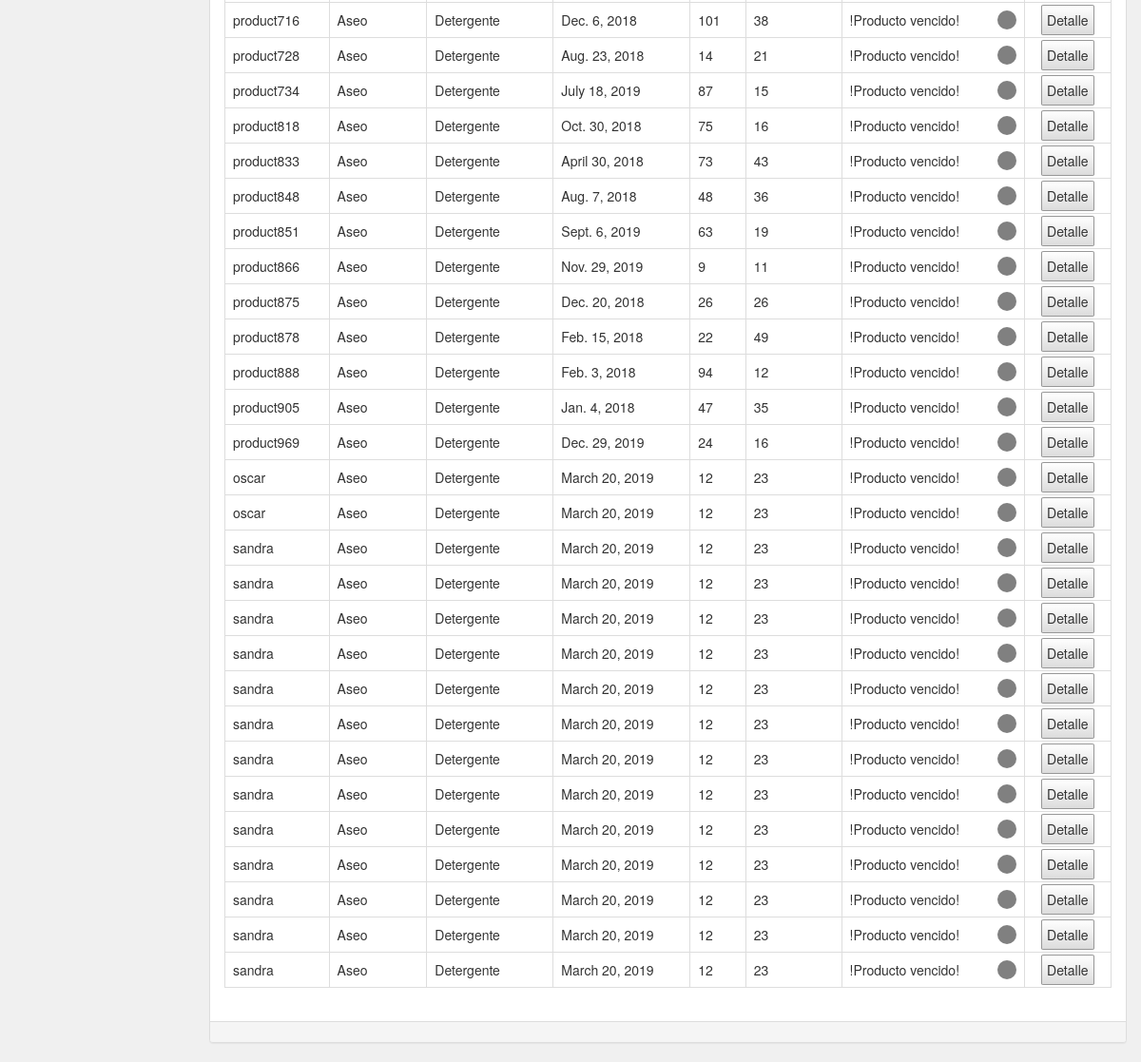
The app's page /catalog/subcategory/4 (signed in, lower part), older data.
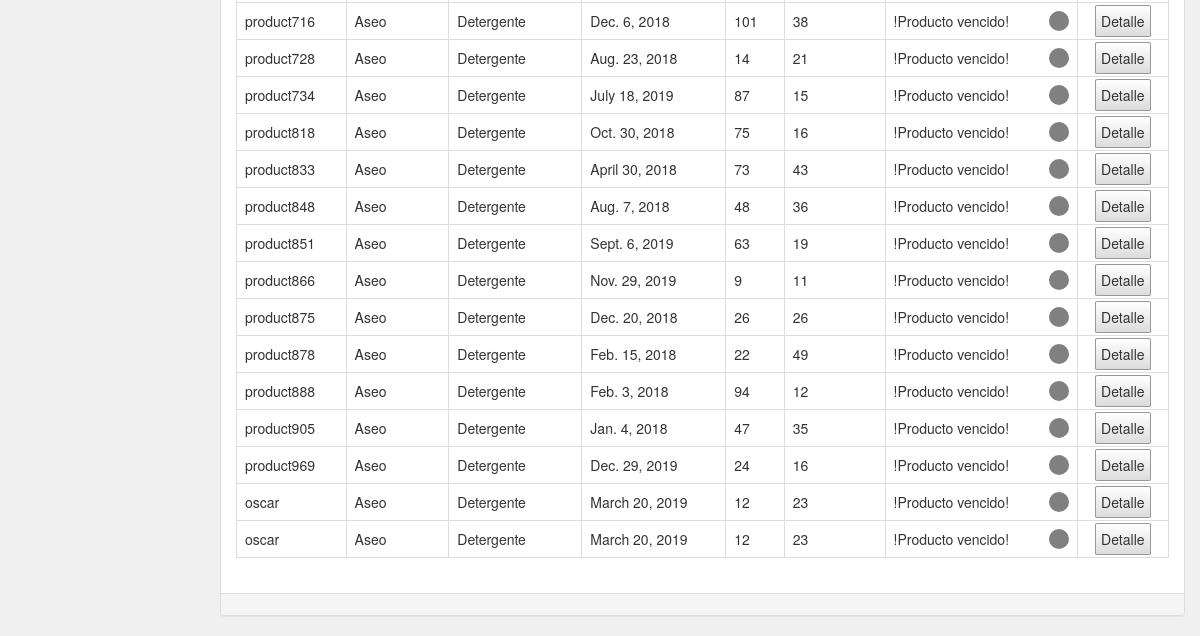
The same page, newer data.
### catalog/models.py (models this page shows, shortened)
class Product(models.Model):
    RED_ALERT    = 'red_alert'
    YELLOW_ALERT = 'yellow_alert'
    EXPIRED_PRODUCT = 'vencido'
    name = models.CharField(max_length=200, help_text="Nombre del producto")
    date = models.DateField(max_length=256, help_text="Fecha de fabricación")
    expiration_date = models.DateField(max_length=256, help_text="Fecha de vencimiento")
    lot = models.CharField(max_length=200, help_text="Lote del producto")
    units = models.PositiveIntegerField(help_text="Cantidad recibida")
    category = models.ForeignKey('Category', on_delete=models.SET_NULL, null=True)
    sub_category = models.ForeignKey('SubCategory', on_delete=models.SET_NULL, null=True)
    @property
    def alert(self):
        expiration_red = self.expiration_date - timedelta(days=30)
        expiration_yellow = self.expiration_date - timedelta(days=60)
        current_date = datetime.datetime.now().date()
        if current_date >= self.expiration_date:
            return self.EXPIRED_PRODUCT
        elif current_date >= expiration_red:
            return self.RED_ALERT
        elif current_date >= expiration_yellow:
            return self.YELLOW_ALERT

class Category(models.Model):
    name = models.CharField(
        max_length=200,
        help_text="Ingresa la categoría"
        )
    def __str__(self):
        return self.name

class SubCategory(models.Model):
    name = models.CharField(max_length=200, help_text="Ingresa la sub-categoría")
    category = models.ForeignKey('Category', on_delete=models.SET_NULL, null=True)

### catalog/views.py (the view)
# urls.py: path('subcategory/<int:sub_category_id>',views.products_subcategory,name='products_subcategory'),
@login_required
def products_subcategory(request, sub_category_id):
	subcategory = SubCategory.objects.get(pk=sub_category_id)
	subcategory_all_products=subcategory.product_set.all()
	context = {
		'subcategory_all_products': subcategory_all_products,
		'subcategory': subcategory,
	}
	return render(request, 'catalog/products_subcategory.html', context=context)

### catalog/templates/catalog/products_subcategory.html (shortened to what this page needs)
{% extends "base_generic.html" %}
{% block content %}
<div class="col-md-12">
  <div class="panel panel-default panel-table">
    <div class="panel-body">
      <table id="table1" class="table table-bordered ">
        <tbody>
          {% for product in subcategory_all_products %}
          <tr class="">
            <td>{{ product.name }}</td>
            <td>{{ product.category }}</td>
            <td>{{ subcategory.name}}</td>
            <td>{{ product.expiration_date}}</td>
            <td>{{ product.lot}}</td>
            <td>{{ product.units}}</td>
            {% if product.alert == "red_alert" %}
            <td class="alerta_roja_text">
              !Alerta roja!
              <div class="alerta alerta_circulo_rojo"  ></div>
            </td>
            {% elif product.alert == "yellow_alert" %}
              <td class="alerta_amarillo_text">
                !Alerta amarilla!
                <div class="alerta alerta_circulo_amarillo"></div>
              </td>
            {% else %}
            <td>
              !Producto vencido!
               <div class="alerta alerta_circulo_vencido"></div>
            </td>
            {% endif %}
            <td align="center" class="container_boton">
              <a class="boton_detalle" href="{% url 'catalog:product_detalle' product.id %}">
                Detalle
              </a>
            </td>
          </tr>
          {% endfor %}
        </tbody>
      </table>
    </div>
    <div class="panel-footer">
      <div class="row">
        <div class="col col-xs-4">
        </div>
        <div class="col col-xs-8">
        </div>
      </div>
    </div>
  </div>
</div>
{% endblock %}

### catalog/templates/base_generic.html (shortened to what this page needs)
<!DOCTYPE html>
<html lang="en">
<head>
  <link href="//maxcdn.bootstrapcdn.com/bootstrap/3.3.0/css/bootstrap.min.css" rel="stylesheet" id="bootstrap-css">
  <link rel="stylesheet" type="text/css" href="https://cdn.datatables.net/1.10.19/css/jquery.dataTables.min.css">
  <link href="https://cdnjs.cloudflare.com/ajax/libs/font-awesome/4.4.0/css/font-awesome.min.css" rel='stylesheet' type='text/css'>
  {% load static %}
   {% block stylesheets %}
   <link rel="stylesheet" href="{% static 'css/base_generic.css' %}">
  <link rel="stylesheet" href="{% static 'css/index.css' %}">
  <link rel="stylesheet" href="{% static 'css/products_subcategory.css' %}">
  <link rel="stylesheet" href="{% static 'css/subcategories.css' %}">
  <link rel="stylesheet" href="{% static 'css/product_detalle.css' %}">
  <link rel="stylesheet" href="{% static 'css/import_data.css' %}">
   {% endblock %}
</head>
<body>
    <div class="row">
        <div class="col-sm-10 ">
          {% block content %}{% endblock %}
        </div>
      </div>
    </body>
    </html>

### catalog/static/css/base_generic.css (style rules this page uses)
body,html { height: 100%; background: #F0F0F0 }

### catalog/static/css/products_subcategory.css (style rules this page uses)
.alerta { float:right; width: 20px; height: 20px; border-radius: 50%; }
.alerta_circulo_vencido { background: gray; }
.container_boton .boton_detalle { color: #333 !important; padding: 5px;border-radius: 5%; border: 1px solid #979797; background-color: white; background: -webkit-gradient(linear, left top, left bottom, color-stop(0%, #fff), color-stop(100%, #dcdcdc)); background: -webkit-linear-gradient(top, #fff 0%, #dcdcdc 100%); background: -moz-linear-gradient(top, #fff 0%, #dcdcdc 100%); background: -ms-linear-gradient(top, #fff 0%, #dcdcdc 100%); background: -o-linear-gradient(top, #fff 0%, #dcdcdc 100%); background: linear-gradient(to bottom, #fff 0%, #dcdcdc 100%); }

Row changes from the older to the newer data that the page shows:
removed Product: name "sandra", category "Aseo", {{ subcategory.name }} "Detergente", expiration_date "March 20, 2019", lot "12", units "23", shows "!Producto vencido!"
removed Product: name "sandra", category "Aseo", {{ subcategory.name }} "Detergente", expiration_date "March 20, 2019", lot "12", units "23", shows "!Producto vencido!"
removed Product: name "sandra", category "Aseo", {{ subcategory.name }} "Detergente", expiration_date "March 20, 2019", lot "12", units "23", shows "!Producto vencido!"
removed Product: name "sandra", category "Aseo", {{ subcategory.name }} "Detergente", expiration_date "March 20, 2019", lot "12", units "23", shows "!Producto vencido!"
removed Product: name "sandra", category "Aseo", {{ subcategory.name }} "Detergente", expiration_date "March 20, 2019", lot "12", units "23", shows "!Producto vencido!"
removed Product: name "sandra", category "Aseo", {{ subcategory.name }} "Detergente", expiration_date "March 20, 2019", lot "12", units "23", shows "!Producto vencido!"
removed Product: name "sandra", category "Aseo", {{ subcategory.name }} "Detergente", expiration_date "March 20, 2019", lot "12", units "23", shows "!Producto vencido!"
removed Product: name "sandra", category "Aseo", {{ subcategory.name }} "Detergente", expiration_date "March 20, 2019", lot "12", units "23", shows "!Producto vencido!"
removed Product: name "sandra", category "Aseo", {{ subcategory.name }} "Detergente", expiration_date "March 20, 2019", lot "12", units "23", shows "!Producto vencido!"
removed Product: name "sandra", category "Aseo", {{ subcategory.name }} "Detergente", expiration_date "March 20, 2019", lot "12", units "23", shows "!Producto vencido!"
removed Product: name "sandra", category "Aseo", {{ subcategory.name }} "Detergente", expiration_date "March 20, 2019", lot "12", units "23", shows "!Producto vencido!"
removed Product: name "sandra", category "Aseo", {{ subcategory.name }} "Detergente", expiration_date "March 20, 2019", lot "12", units "23", shows "!Producto vencido!"
removed Product: name "sandra", category "Aseo", {{ subcategory.name }} "Detergente", expiration_date "March 20, 2019", lot "12", units "23", shows "!Producto vencido!"
